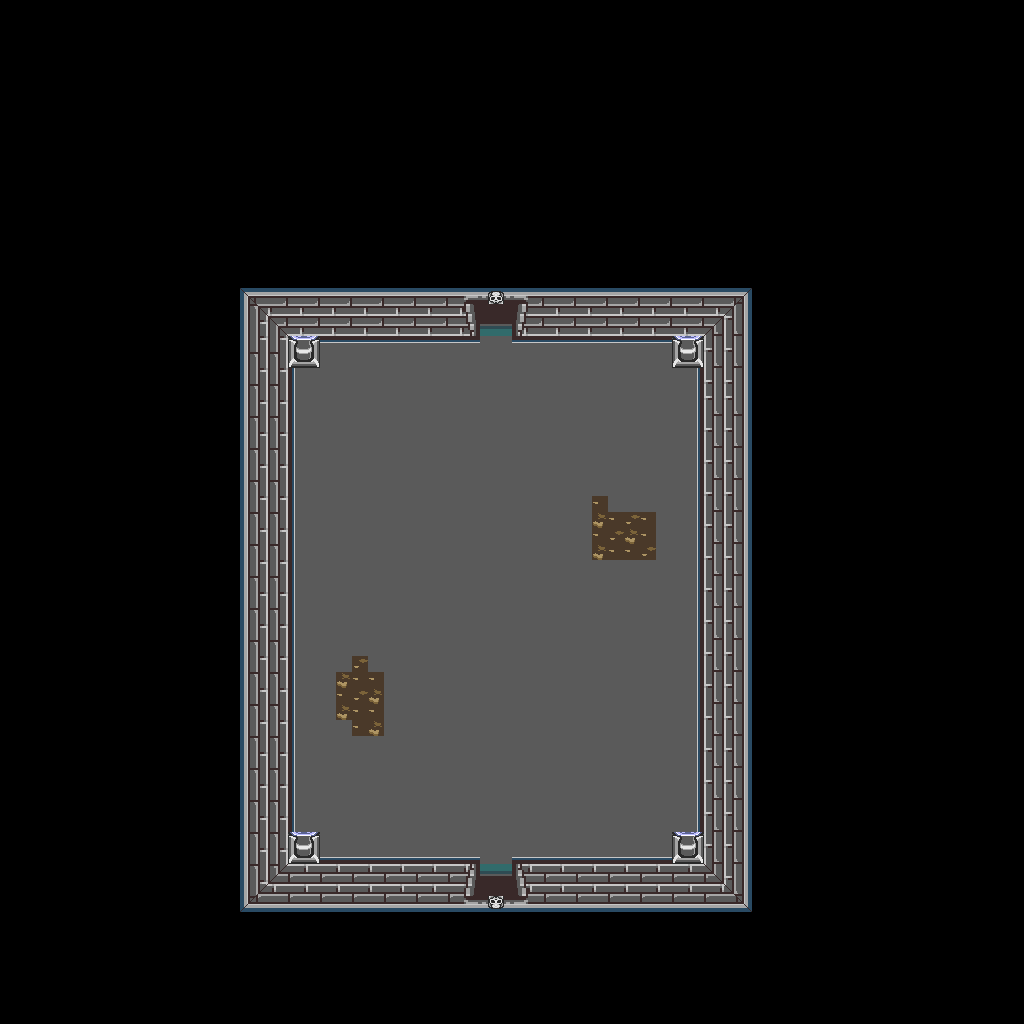

This is a level from a 2D game, rendered from its Tiled map with the project's own tilesets. A one-line summary and the map file follow, with tile-layer data summarised:
An orthogonal 64x64 tile map with 16x16 px tiles, 1 tile layer (base), 1 hidden layer not drawn and 36 objects.

<map version="1.10" tiledversion="1.12.1" orientation="orthogonal" renderorder="right-down" width="64" height="64" tilewidth="16" tileheight="16" infinite="0" nextlayerid="3" nextobjectid="37">
 <tileset firstgid="1" source="../classiciphone_pics4.tsx" />
 <layer id="1" name="base" width="64" height="64">
  <data>[4096 cells, 4096 non-empty, 71 distinct tile ids]</data>
 </layer>
 <layer id="2" name="collision" width="64" height="64" visible="0">
  <properties><property name="collision" value="true" /></properties>
  <data>[4096 cells, 3344 non-empty, 1 distinct tile ids]</data>
 </layer>
 <objectgroup id="3" name="npcs">
  <object id="1" x="480.0" y="304.0" width="16" height="16">
   <properties>
    <property name="gani" value="tombdrup.gif" />
    <property name="script" type="string">-- Auto-converted from GraalScript
-- join("door");</property>
   </properties>
  </object>
  <object id="2" x="192.0" y="912.0" width="16" height="16">
   <properties>
    <property name="script" type="string">-- Auto-converted from GraalScript
-- join("level_nopk");
-- [CLIENT-SIDE — server no-op]
-- if (playerenters || timeout) {
-- seteffect 0,0,0,0.60;
-- timeout = .05;
-- }</property>
   </properties>
  </object>
  <object id="3" x="512.0" y="800.0" width="16" height="16">
   <properties>
    <property name="gani" value="classic_greypushblock.png" />
    <property name="script" type="string">-- Auto-converted from GraalScript
-- join("obj_pullable");</property>
   </properties>
  </object>
  <object id="4" x="480.0" y="800.0" width="16" height="16">
   <properties>
    <property name="gani" value="classic_greypullblock.png" />
    <property name="script" type="string">-- Auto-converted from GraalScript
-- join("obj_pushable");</property>
   </properties>
  </object>
  <object id="5" x="448.0" y="832.0" width="16" height="16">
   <properties>
    <property name="gani" value="classic_greypushblock.png" />
    <property name="script" type="string">-- Auto-converted from GraalScript
-- join("obj_pullable");</property>
   </properties>
  </object>
  <object id="6" x="448.0" y="800.0" width="16" height="16">
   <properties>
    <property name="gani" value="classic_greypushblock.png" />
    <property name="script" type="string">-- Auto-converted from GraalScript
-- join("obj_pullable");</property>
   </properties>
  </object>
  <object id="7" x="544.0" y="832.0" width="16" height="16">
   <properties>
    <property name="gani" value="classic_greypushblock.png" />
    <property name="script" type="string">-- Auto-converted from GraalScript
-- join("obj_pullable");</property>
   </properties>
  </object>
  <object id="8" x="512.0" y="832.0" width="16" height="16">
   <properties>
    <property name="gani" value="classic_greypullblock.png" />
    <property name="script" type="string">-- Auto-converted from GraalScript
-- join("obj_pushable");</property>
   </properties>
  </object>
  <object id="9" x="416.0" y="832.0" width="16" height="16">
   <properties>
    <property name="gani" value="classic_greypullblock.png" />
    <property name="script" type="string">-- Auto-converted from GraalScript
-- join("obj_pushable");</property>
   </properties>
  </object>
  <object id="10" x="480.0" y="352.0" width="16" height="16">
   <properties>
    <property name="gani" value="classic_greypushblock.png" />
    <property name="script" type="string">-- Auto-converted from GraalScript
-- join("obj_pullable");</property>
   </properties>
  </object>
  <object id="11" x="448.0" y="352.0" width="16" height="16">
   <properties>
    <property name="gani" value="classic_greypullblock.png" />
    <property name="script" type="string">-- Auto-converted from GraalScript
-- join("obj_pushable");</property>
   </properties>
  </object>
  <object id="12" x="512.0" y="384.0" width="16" height="16">
   <properties>
    <property name="gani" value="classic_greypullblock.png" />
    <property name="script" type="string">-- Auto-converted from GraalScript
-- join("obj_pushable");</property>
   </properties>
  </object>
  <object id="13" x="544.0" y="352.0" width="16" height="16">
   <properties>
    <property name="gani" value="classic_greypushblock.png" />
    <property name="script" type="string">-- Auto-converted from GraalScript
-- join("obj_pullable");</property>
   </properties>
  </object>
  <object id="14" x="576.0" y="352.0" width="16" height="16">
   <properties>
    <property name="gani" value="classic_greypullblock.png" />
    <property name="script" type="string">-- Auto-converted from GraalScript
-- join("obj_pushable");</property>
   </properties>
  </object>
  <object id="15" x="416.0" y="352.0" width="16" height="16">
   <properties>
    <property name="gani" value="classic_greypullblock.png" />
    <property name="script" type="string">-- Auto-converted from GraalScript
-- join("obj_pushable");</property>
   </properties>
  </object>
  <object id="16" x="512.0" y="416.0" width="16" height="16">
   <properties>
    <property name="gani" value="classic_greypushblock.png" />
    <property name="script" type="string">-- Auto-converted from GraalScript
-- join("obj_pullable");</property>
   </properties>
  </object>
  <object id="17" x="480.0" y="416.0" width="16" height="16">
   <properties>
    <property name="gani" value="classic_greypullblock.png" />
    <property name="script" type="string">-- Auto-converted from GraalScript
-- join("obj_pushable");</property>
   </properties>
  </object>
  <object id="18" x="448.0" y="416.0" width="16" height="16">
   <properties>
    <property name="gani" value="classic_greypushblock.png" />
    <property name="script" type="string">-- Auto-converted from GraalScript
-- join("obj_pullable");</property>
   </properties>
  </object>
  <object id="19" x="544.0" y="384.0" width="16" height="16">
   <properties>
    <property name="gani" value="classic_greypushblock.png" />
    <property name="script" type="string">-- Auto-converted from GraalScript
-- join("obj_pullable");</property>
   </properties>
  </object>
  <object id="20" x="576.0" y="416.0" width="16" height="16">
   <properties>
    <property name="gani" value="classic_greypullblock.png" />
    <property name="script" type="string">-- Auto-converted from GraalScript
-- join("obj_pushable");</property>
   </properties>
  </object>
  <object id="21" x="464.0" y="448.0" width="16" height="16">
   <properties>
    <property name="gani" value="classic_greypullblock.png" />
    <property name="script" type="string">-- Auto-converted from GraalScript
-- join("obj_pushable");</property>
   </properties>
  </object>
  <object id="22" x="432.0" y="384.0" width="16" height="16">
   <properties>
    <property name="gani" value="classic_greypushblock.png" />
    <property name="script" type="string">-- Auto-converted from GraalScript
-- join("obj_pullable");</property>
   </properties>
  </object>
  <object id="23" x="400.0" y="384.0" width="16" height="16">
   <properties>
    <property name="gani" value="classic_greypullblock.png" />
    <property name="script" type="string">-- Auto-converted from GraalScript
-- join("obj_pushable");</property>
   </properties>
  </object>
  <object id="24" x="544.0" y="432.0" width="16" height="16">
   <properties>
    <property name="gani" value="classic_greypullblock.png" />
    <property name="script" type="string">-- Auto-converted from GraalScript
-- join("obj_pushable");</property>
   </properties>
  </object>
  <object id="25" x="592.0" y="384.0" width="16" height="16">
   <properties>
    <property name="gani" value="classic_greypushblock.png" />
    <property name="script" type="string">-- Auto-converted from GraalScript
-- join("obj_pullable");</property>
   </properties>
  </object>
  </objectgroup>
</map>
<!-- 11 of 36 objects omitted -->
